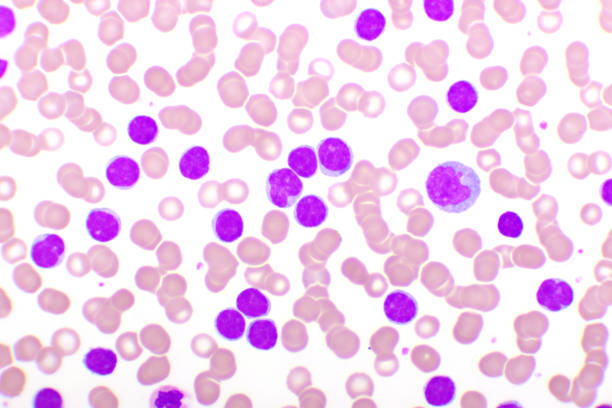
#> input picture ind1/3.jpg, 612 x 408 px, found by its file name
$ python main.py
#> lines starting #> are read from the running program, lines starting #| are printed output that depends on the picture; after the words box and inside, x2 and y2 are one past the last pixel; in counts of white or black regions, pixels touching at a corner belong together
import numpy as np
import cv2
from datetime import datetime as dt


# def get_photo(path=r'.\example.jpg'):
# [4 lines left out: function get_photo, not called in this run]


def print_img(img):
    cv2.namedWindow('Display window', cv2.WINDOW_NORMAL)
    cv2.imshow('Display window', img)
    cv2.waitKey(0)
    cv2.destroyAllWindows()


def get_blur_img(img, n=5):
    blur_img = cv2.GaussianBlur(img, (n, n), 2)
    return blur_img


# [120 lines left out: functions sobel_operator, prewitt_operator, roberts_cross_operator, canny_algorithm, not called in this run]

def watershed(img):
    gray = cv2.cvtColor(img,cv2.COLOR_BGR2GRAY)
    ret, thresh = cv2.threshold(gray,0,255,cv2.THRESH_BINARY_INV+cv2.THRESH_OTSU)
    # noise removal
    kernel = np.ones((3,3),np.uint8)
    opening = cv2.morphologyEx(thresh,cv2.MORPH_OPEN,kernel, iterations = 2)
    # sure background area
    sure_bg = cv2.dilate(opening,kernel,iterations=3)
    # Finding sure foreground area
    dist_transform = cv2.distanceTransform(opening,cv2.DIST_L2,5)
    ret, sure_fg = cv2.threshold(dist_transform,0,255,0)
    # Finding unknown region
    sure_fg = np.uint8(sure_fg)
    unknown = cv2.subtract(sure_bg,sure_fg)
    # Marker labelling
    ret, markers = cv2.connectedComponents(sure_fg)
    # Add one to all labels so that sure background is not 0, but 1
    markers = markers+1
    # Now, mark the region of unknown with zero
    markers[unknown==255] = 0
    markers = cv2.watershed(img,markers)
    img[markers == -1] = [0,0,0]
    return img

def main():
    path=r'.\3.jpg'
    # shrek = get_photo(path)
    shrek = cv2.imread(path)
#> shrek is the input picture: shape (408, 612, 3); mean B, G, R 237.3, 209.3, 241.1
    gray = cv2.cvtColor(shrek,cv2.COLOR_BGR2GRAY)
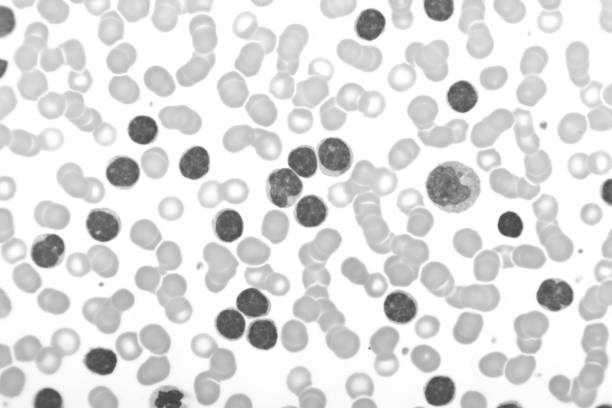
#> gray: shape (408, 612); min 60, max 255, mean 222

    t0 = dt.now()
    img = watershed(shrek)
#> in watershed, `ret, thresh = cv2.threshold(gray,0,255,cv2.THRESH_BINARY_INV+cv2.THRES..`:
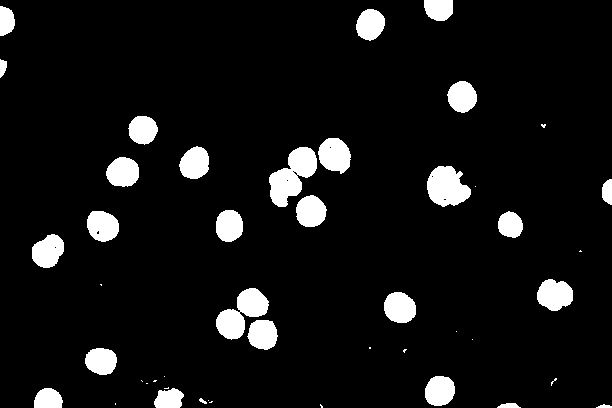
#> thresh: shape (408, 612); 7.4% white; 46 white regions (18 under 20 px), largest, box (x1, y1, x2, y2) and area: (269, 147, 317, 207) 1600, (216, 288, 269, 340) 1415, (427, 166, 471, 207) 1292
#> in watershed, `ret, thresh = cv2.threshold(gray,0,255,cv2.THRESH_BINARY_INV+cv2.THRES..`: ret = 169
#> in watershed, `opening = cv2.morphologyEx(thresh,cv2.MORPH_OPEN,kernel, iterations = 2)`: opening: shape (408, 612); 7.3% white; 27 white regions, largest, box (x1, y1, x2, y2) and area: (269, 147, 317, 207) 1594, (216, 288, 268, 339) 1404, (427, 166, 471, 206) 1256
#> in watershed, `sure_bg = cv2.dilate(opening,kernel,iterations=3)`: sure_bg: shape (408, 612); 11.1% white; 24 white regions, largest, box (x1, y1, x2, y2) and area: (266, 135, 353, 230) 4688, (213, 285, 280, 352) 3119, (424, 163, 474, 209) 1803
#> in watershed, `unknown = cv2.subtract(sure_bg,sure_fg)`: unknown: shape (408, 612); 3.8% white; 29 white regions (5 under 20 px), largest, box (x1, y1, x2, y2) and area: (266, 135, 353, 230) 1469, (213, 285, 280, 352) 999, (424, 163, 474, 209) 545
#> in watershed, `ret, markers = cv2.connectedComponents(sure_fg)`:
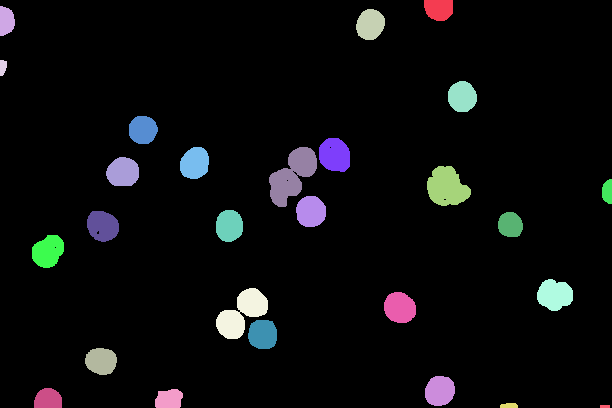
#> markers: shape (408, 612) int32; 28 distinct labels, from 0 to 27; one colour per label, 0 black
#> in watershed, `ret, markers = cv2.connectedComponents(sure_fg)`: ret = 28
#> in watershed, `markers = markers+1`:
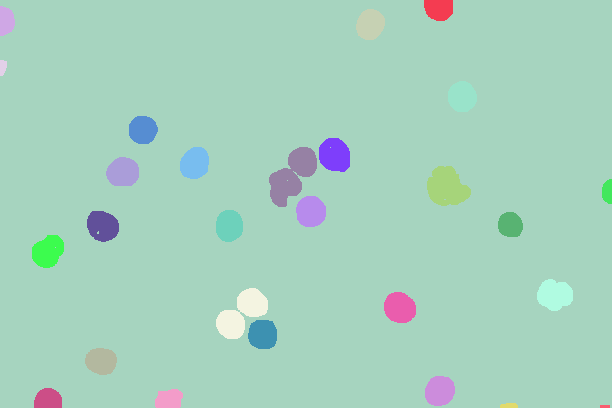
#> markers: shape (408, 612) int32; 28 distinct labels, from 1 to 28; one colour per label, 0 black
#> in watershed, `markers[unknown==255] = 0`:
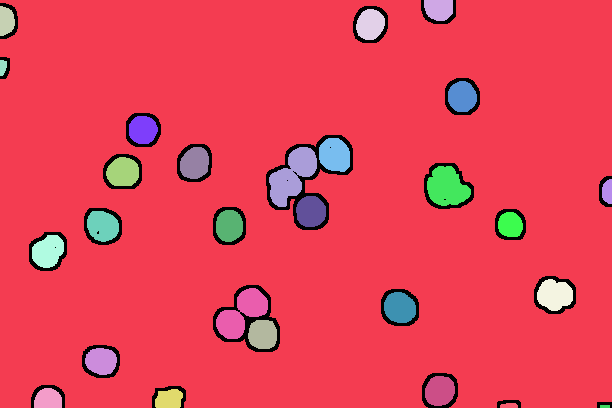
#> markers: shape (408, 612) int32; 29 distinct labels, from 0 to 28; one colour per label, 0 black
#> in watershed, `markers = cv2.watershed(img,markers)`:
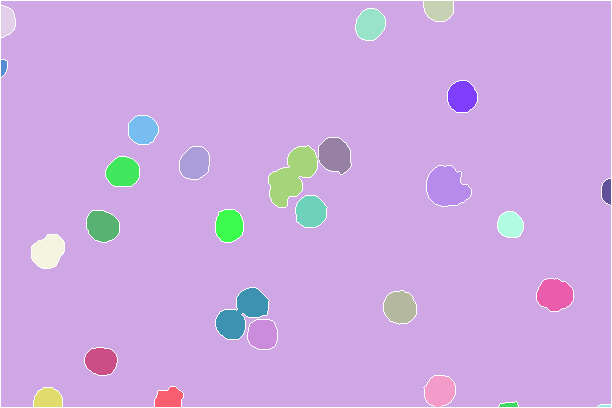
#> markers: shape (408, 612) int32; 29 distinct labels, from -1 to 28; one colour per label, 0 black, -1 white
#> in watershed, `img[markers == -1] = [0,0,0]`: img: shape (408, 612, 3); 1.71% of pixels changed, all inside (x1, y1, x2, y2) = (0, 0, 612, 408)
    t1 = dt.now()

    print_img(img)
    t2 = dt.now()
    img= cv2.Canny(gray, 40, 70)
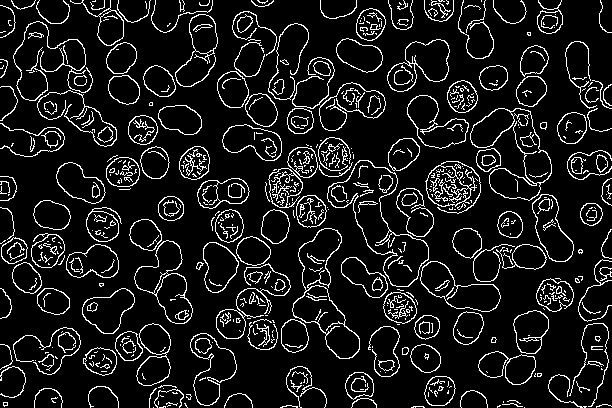
#> img: shape (408, 612); 10.2% white in thin lines or dots
    t3 = dt.now()
    print_img(img)


    time1 = t1 - t0
    time2 = t3 - t2
    print(time1, time2, sep=' ; ')
    cv2.waitKey(0)
    cv2.destroyAllWindows()


main()

$ run again, with ind1/1.jpg copied over ind1/3.jpg
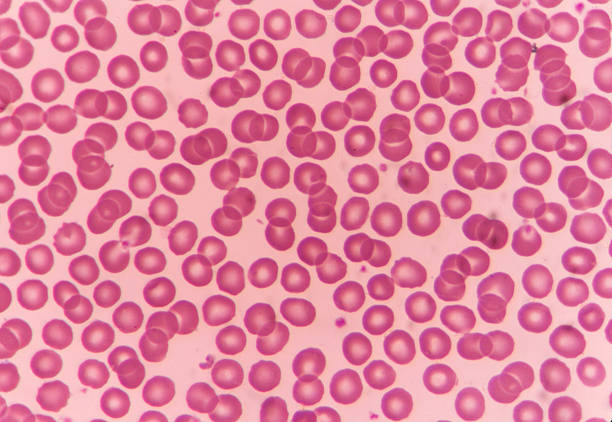
#> input picture ind1/1.jpg, 612 x 422 px, found by its file name
#> in main, shrek is the input picture: shape (422, 612, 3); mean B, G, R 157.2, 130.8, 225.3
#> in watershed, `ret, thresh = cv2.threshold(gray,0,255,cv2.THRESH_BINARY_INV+cv2.THRES..`:
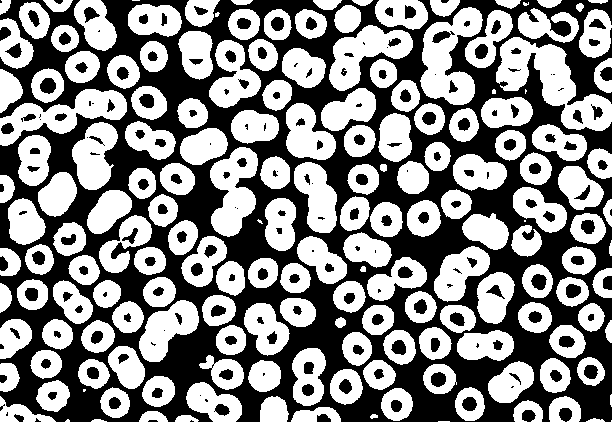
#> thresh: shape (422, 612); 53.3% white; 205 black regions (48 under 20 px), largest, box (x1, y1, x2, y2) and area: (0, 0, 612, 422) 106735, (40, 78, 56, 94) 197, (531, 274, 547, 290) 186
#> in watershed, `ret, thresh = cv2.threshold(gray,0,255,cv2.THRESH_BINARY_INV+cv2.THRES..`: ret = 164
#> opening: shape (422, 612); 52.9% white; 190 black regions (36 under 20 px), largest, box (x1, y1, x2, y2) and area: (0, 0, 612, 422) 108101, (40, 78, 56, 94) 197, (531, 274, 547, 290) 186
#> sure_bg: shape (422, 612); 82% white; 216 black regions (109 under 20 px), largest, box (x1, y1, x2, y2) and area: (273, 275, 360, 410) 2517, (492, 229, 574, 369) 2492, (148, 325, 216, 422) 2198
#> unknown: shape (422, 612); 29.1% white; 193 white regions (36 under 20 px), largest, box (x1, y1, x2, y2) and area: (0, 0, 612, 422) 62491, (432, 31, 455, 43) 151, (40, 78, 56, 94) 151
#> in watershed, `ret, markers = cv2.connectedComponents(sure_fg)`: ret = 168
#> in main, `img= cv2.Canny(gray, 40, 70)`:
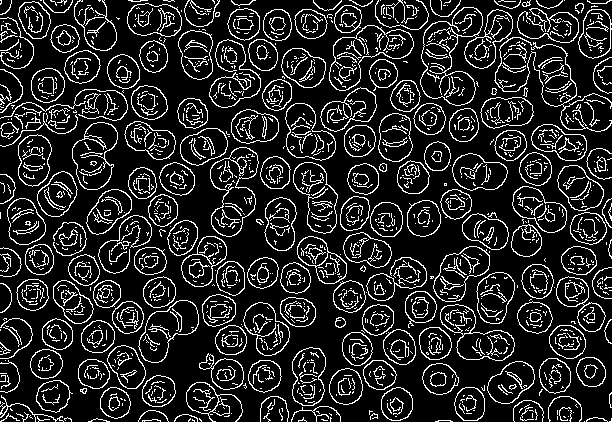
#> img: shape (422, 612); 15% white in thin lines or dots

$ run again, with ind1/2.jpg copied over ind1/3.jpg
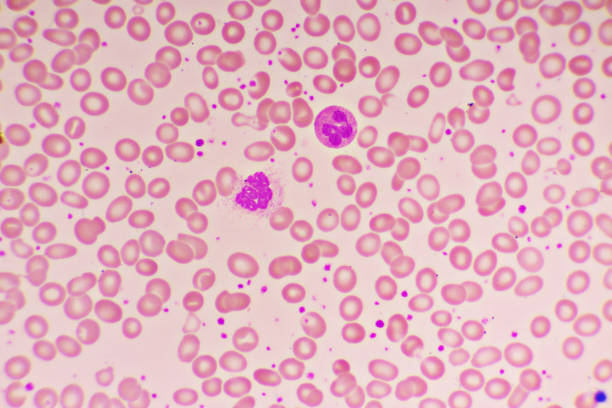
#> input picture ind1/2.jpg, 612 x 408 px, found by its file name
#> in main, shrek is the input picture: shape (408, 612, 3); mean B, G, R 191.6, 179.2, 228.2
#> in watershed, `ret, thresh = cv2.threshold(gray,0,255,cv2.THRESH_BINARY_INV+cv2.THRES..`:
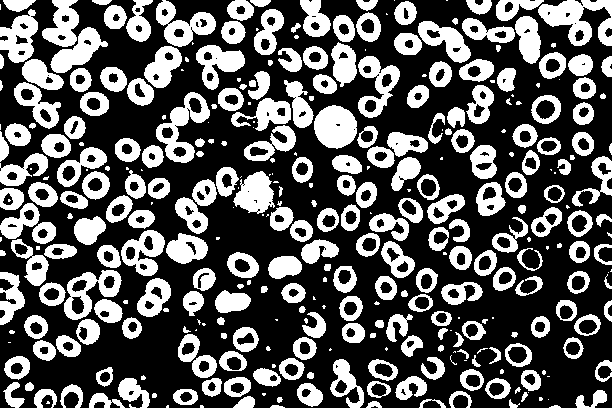
#> thresh: shape (408, 612); 35.7% white; 350 white regions (98 under 20 px), largest, box (x1, y1, x2, y2) and area: (538, 0, 612, 46) 1822, (314, 105, 357, 149) 1448, (156, 92, 210, 163) 1421
#> in watershed, `ret, thresh = cv2.threshold(gray,0,255,cv2.THRESH_BINARY_INV+cv2.THRES..`: ret = 188
#> opening: shape (408, 612); 29.9% white; 276 white regions (3 under 20 px), largest, box (x1, y1, x2, y2) and area: (539, 0, 612, 46) 1517, (314, 106, 357, 148) 1435, (156, 1, 216, 46) 1273
#> sure_bg: shape (408, 612); 58.1% white; 110 black regions (75 under 20 px), largest, box (x1, y1, x2, y2) and area: (24, 0, 612, 408) 73887, (42, 30, 365, 243) 13764, (222, 0, 376, 110) 3501
#> unknown: shape (408, 612); 28.1% white; 146 white regions (22 under 20 px), largest, box (x1, y1, x2, y2) and area: (0, 0, 441, 408) 32545, (391, 0, 612, 219) 8222, (353, 191, 512, 313) 5456
#> in watershed, `ret, markers = cv2.connectedComponents(sure_fg)`: ret = 277
#> in main, `img= cv2.Canny(gray, 40, 70)`:
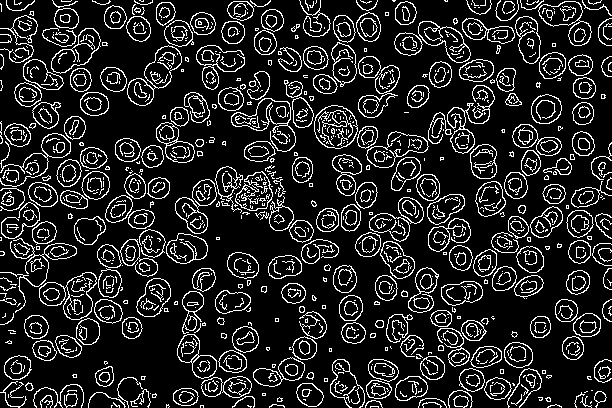
#> img: shape (408, 612); 14.4% white in thin lines or dots

$ run again, with ind1/4.jpg copied over ind1/3.jpg
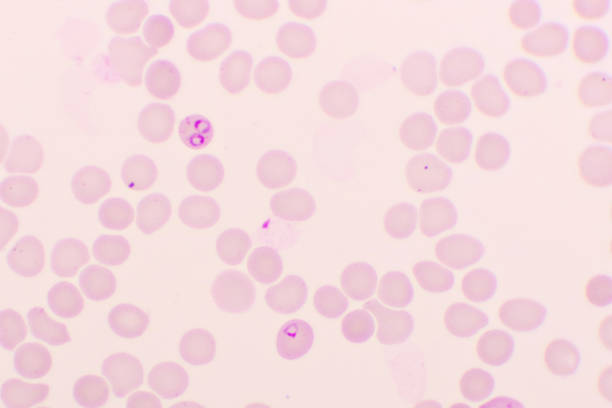
#> input picture ind1/4.jpg, 612 x 408 px, found by its file name
#> in main, shrek is the input picture: shape (408, 612, 3); mean B, G, R 222.8, 219.2, 244.9
#> thresh: shape (408, 612); 34.1% white; 95 white regions (14 under 20 px), largest, box (x1, y1, x2, y2) and area: (0, 306, 72, 380) 3222, (72, 352, 163, 408) 3017, (102, 14, 175, 86) 2489
#> in watershed, `ret, thresh = cv2.threshold(gray,0,255,cv2.THRESH_BINARY_INV+cv2.THRES..`: ret = 224
#> opening: shape (408, 612); 33.9% white; 80 white regions, largest, box (x1, y1, x2, y2) and area: (72, 352, 162, 408) 3013, (104, 14, 174, 86) 2463, (341, 299, 414, 345) 2299
#> sure_bg: shape (408, 612); 46.6% white; 16 white regions, largest, box (x1, y1, x2, y2) and area: (209, 0, 612, 408) 48508, (0, 124, 174, 408) 23142, (101, 0, 329, 232) 20860
#> unknown: shape (408, 612); 12.7% white; 24 white regions (6 under 20 px), largest, box (x1, y1, x2, y2) and area: (209, 0, 612, 408) 13232, (0, 124, 174, 408) 5984, (101, 0, 329, 232) 5699
#> in watershed, `ret, markers = cv2.connectedComponents(sure_fg)`: ret = 81
#> in main, `img= cv2.Canny(gray, 40, 70)`:
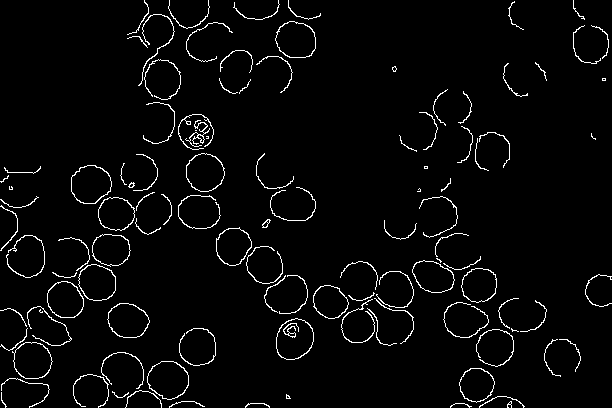
#> img: shape (408, 612); 3.3% white in thin lines or dots
